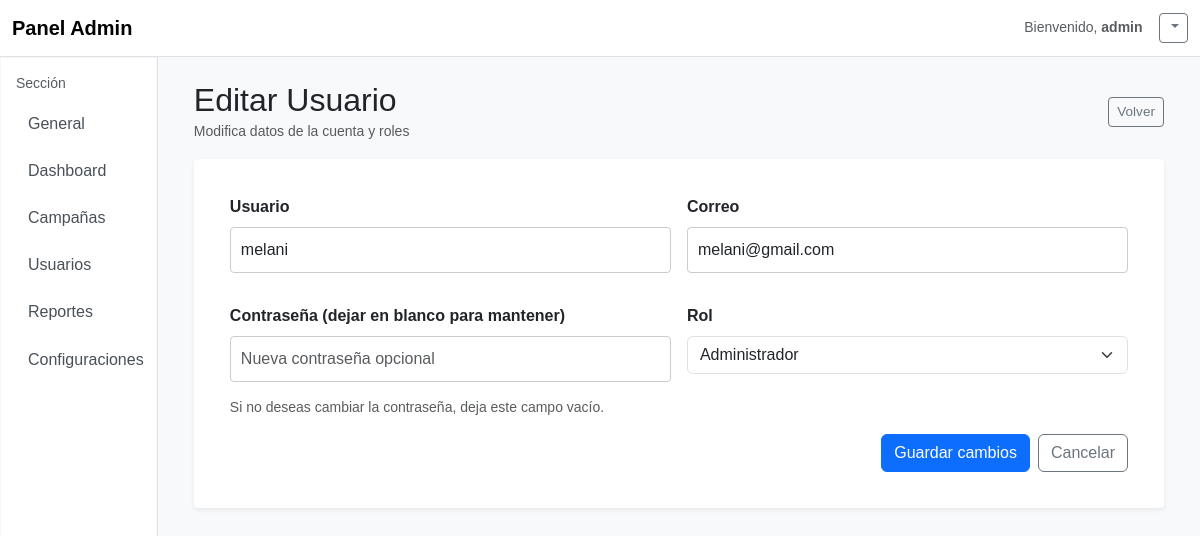
The page /admin/users/3/edit (signed in) on the database as committed earlier.
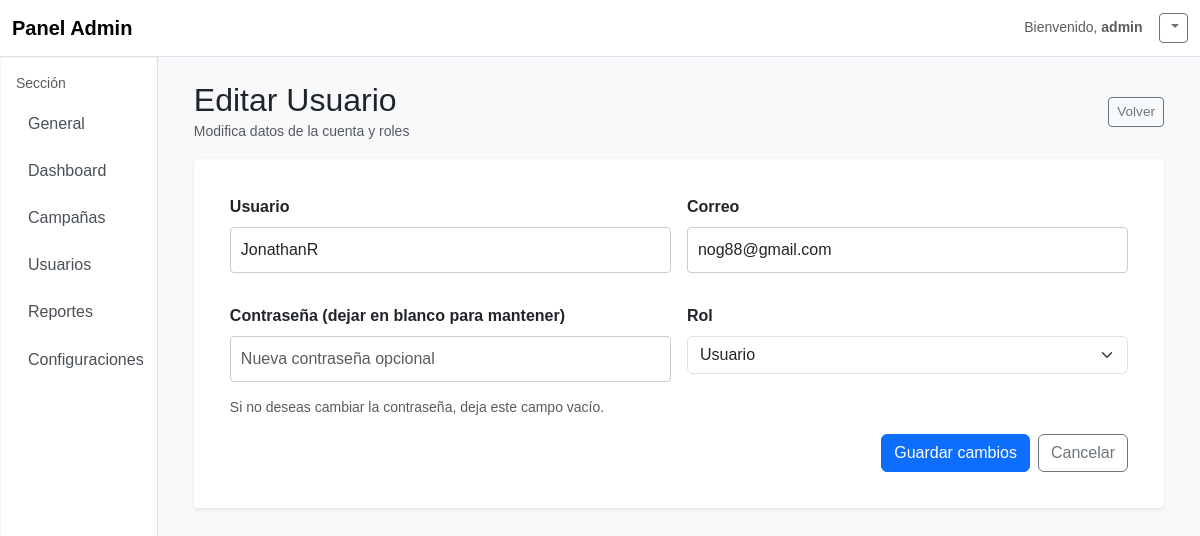
The same page on the database as committed later.
### app/models.py (models this page shows, shortened)
class Usuario(db.Model):  # type: ignore
    id = db.Column(db.Integer, primary_key=True)
    username = db.Column(db.String(80), unique=True, nullable=False)
    email = db.Column(db.String(120), unique=True, nullable=True)
    password_hash = db.Column(db.String(128), nullable=True)
    role = db.Column(db.String(20), default='user')

### app/admin_routes.py (the view, shortened to what this page needs)
@admin_bp.route('/admin/users/<int:user_id>/edit', methods=['GET', 'POST'])
def edit_user(user_id):
    if not (session.get('logged_in') and session.get('role') == 'admin'):
        flash("Acceso denegado", "error")
        return redirect(url_for('main.login'))
    user = Usuario.query.get_or_404(user_id)
    return render_template('admin/edit_user.html', user=user)

### app/templates/admin/edit_user.html (shortened to what this page needs)
{% extends 'admin/admin_base.html' %}
{% block content %}
<div class="d-flex justify-content-between align-items-center mb-3">
  <div>
    <h2 class="mb-0">Editar Usuario</h2>
    <small class="text-muted">Modifica datos de la cuenta y roles</small>
  </div>
  <div>
    <a href="{{ url_for('admin.admin_users') }}" class="btn btn-outline-secondary btn-sm">Volver</a>
  </div>
</div>
<div class="card shadow-sm">
  <div class="card-body">
    <form method="POST" action="{{ url_for('admin.edit_user', user_id=user.id) }}" class="row g-3">
      <div class="col-12 col-md-6">
        <label for="username" class="form-label">Usuario</label>
        <input id="username" name="username" type="text" class="form-control" value="{{ user.username }}" required>
      </div>
      <div class="col-12 col-md-6">
        <label for="email" class="form-label">Correo</label>
        <input id="email" name="email" type="email" class="form-control" value="{{ user.email }}" required>
      </div>
      <div class="col-12 col-md-6">
        <label for="password" class="form-label">Contraseña (dejar en blanco para mantener)</label>
        <input id="password" name="password" type="password" class="form-control" placeholder="Nueva contraseña opcional">
        <div class="form-text">Si no deseas cambiar la contraseña, deja este campo vacío.</div>
      </div>
      <div class="col-12 col-md-6">
        <label for="role" class="form-label">Rol</label>
        <select id="role" name="role" class="form-select" required>
          <option value="user" {% if user.role != 'admin' %}selected{% endif %}>Usuario</option>
          <option value="admin" {% if user.role == 'admin' %}selected{% endif %}>Administrador</option>
        </select>
      </div>
      <div class="col-12 d-flex justify-content-end gap-2">
        <button type="submit" class="btn btn-primary">Guardar cambios</button>
        <a href="{{ url_for('admin.admin_users') }}" class="btn btn-outline-secondary">Cancelar</a>
      </div>
    </form>
  </div>
</div>
{% endblock %}

### app/templates/admin/admin_base.html (shortened to what this page needs)
<!DOCTYPE html>
<html lang="es">
<head>
  <link href="https://cdn.jsdelivr.net/npm/bootstrap@5.3.0-alpha1/dist/css/bootstrap.min.css" rel="stylesheet">
  <link rel="stylesheet" href="{{ url_for('static', filename='css/admin.css') }}">
</head>
<body class="bg-light">
  <nav class="navbar navbar-expand-md navbar-light bg-white border-bottom">
    <div class="container-fluid">
      <a class="navbar-brand fw-bold" href="{{ url_for('admin.admin_dashboard') }}">Panel Admin</a>
      <div class="ms-auto d-flex align-items-center gap-3">
        <span class="d-none d-md-inline text-muted small">Bienvenido, <strong>{{ session.get('username') or 'Admin' }}</strong></span>
        <div class="dropdown">
          <a class="btn btn-sm btn-outline-secondary dropdown-toggle" href="#" role="button" id="userMenu" data-bs-toggle="dropdown" aria-expanded="false">
          </a>
        </div>
      </div>
    </div>
  </nav>
  <div class="d-flex">
    <aside id="adminSidebar" class="sidebar bg-white border-end d-none d-md-block">
      <div class="p-3">
        <p class="small text-muted mb-2">Sección</p>
        <nav class="nav flex-column">
          <a class="nav-link {% if request.path == url_for('admin.admin') %}active{% endif %}" href="{{ url_for('admin.admin') }}">General</a>
          <a class="nav-link {% if request.path == url_for('admin.admin_dashboard') %}active{% endif %}" href="{{ url_for('admin.admin_dashboard') }}">Dashboard</a>
          <a class="nav-link {% if request.path == url_for('admin.admin_campaigns') %}active{% endif %}" href="{{ url_for('admin.admin_campaigns') }}">Campañas</a>
          <a class="nav-link {% if request.path == url_for('admin.admin_users') %}active{% endif %}" href="{{ url_for('admin.admin_users') }}">Usuarios</a>
          <a class="nav-link {% if request.path == url_for('admin.admin_reports') %}active{% endif %}" href="{{ url_for('admin.admin_reports') }}">Reportes</a>
          <a class="nav-link {% if request.path == url_for('admin.admin_settings') %}active{% endif %}" href="{{ url_for('admin.admin_settings') }}">Configuraciones</a>
        </nav>
      </div>
    </aside>
    <main class="flex-grow-1 p-4">
      <div class="container-fluid">
        {% block content %}{% endblock %}
      </div>
    </main>
  </div>
</body>
</html>

Rows that differ between the two databases and show on the page:
changed Usuario: username "melani" → "JonathanR"; email "melani@gmail.com" → "nog88@gmail.com"; role "Administrador" → "Usuario"; role "admin" → (not shown)
Other text that changed with them:
{{ session.get('username') or 'Admin' }}: (not shown) → "admin"
